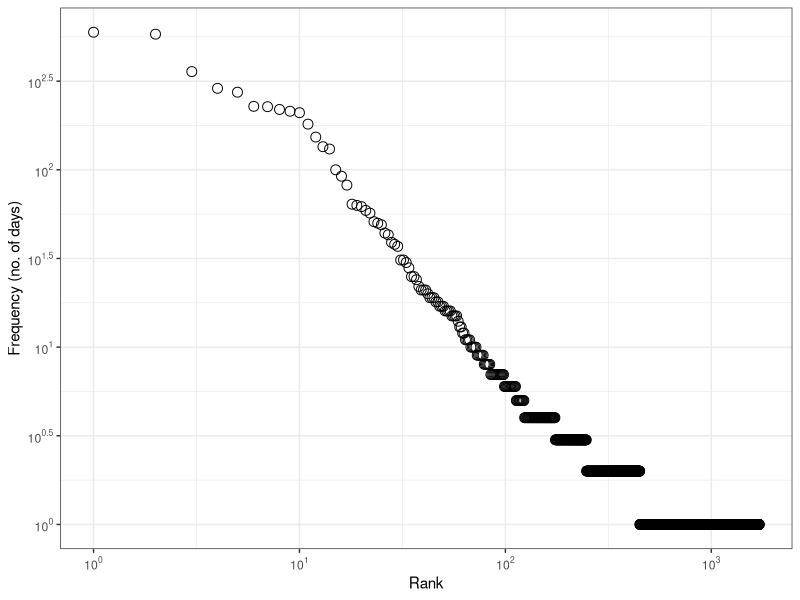

Source code (R):
library(ggplot2)

setwd("/home/lesandrop/site/teaching/IPI/OficinaReplicacao")
df_activity <- read.table("activity.data", header = TRUE, sep=",")

df_activity

pl <- ggplot(df_activity,aes(x = Rank, y=Frequency)) +
  scale_x_log10(breaks = scales::trans_breaks("log10", function(x) 10^x), labels = scales::trans_format("log10", scales::math_format(10^.x))) +
  scale_y_log10(breaks = scales::trans_breaks("log10", function(x) 10^x), labels = scales::trans_format("log10", scales::math_format(10^.x))) +
  theme_bw(base_size = 11) + geom_point(shape=1,size=3) + ylab("Frequency (no. of days)")

print(pl)
